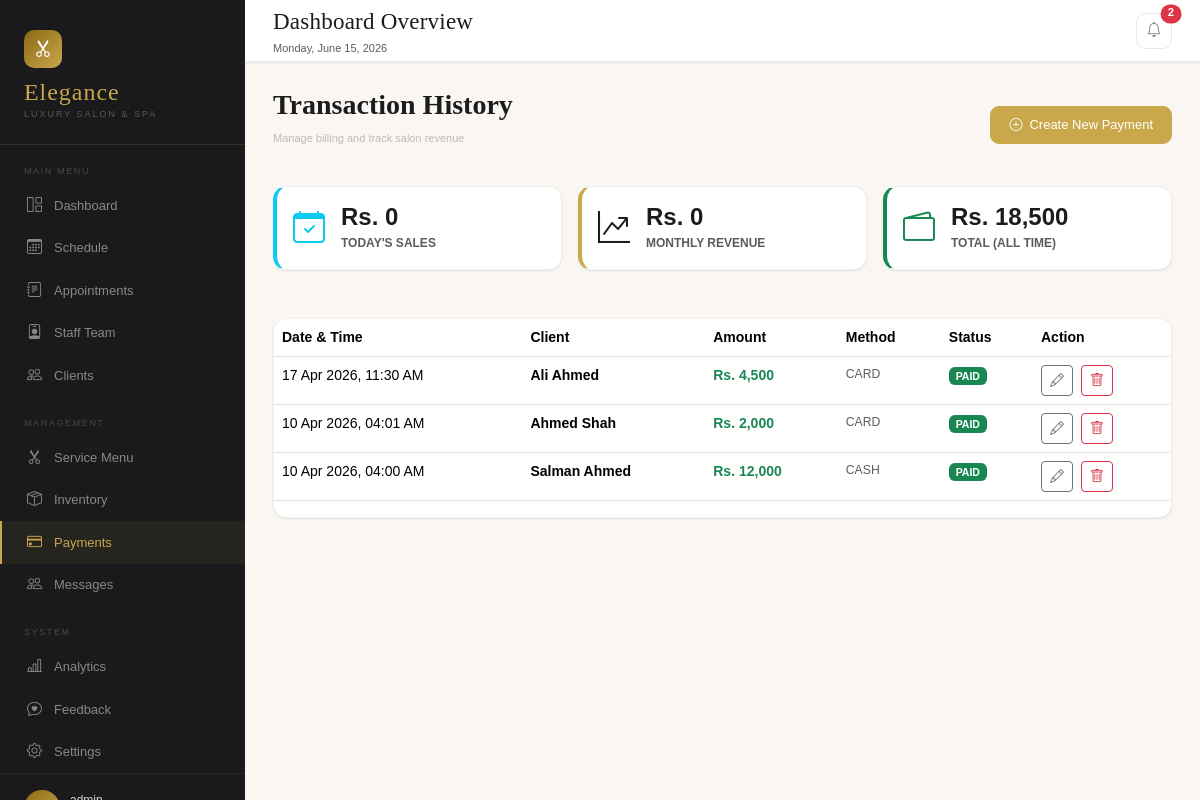
/dashboard/payments.php (signed in), run on the app's committed database.
### tables this page shows
CREATE TABLE `payments` (
  `id` int(11) NOT NULL,
  `appointment_id` int(11) DEFAULT NULL,
  `client_id` int(11) NOT NULL,
  `amount` decimal(10,2) NOT NULL,
  `method` enum('cash','card','online') DEFAULT 'cash',
  `status` enum('paid','pending','refunded') DEFAULT 'paid',
  `notes` text DEFAULT NULL,
  `created_at` timestamp NOT NULL DEFAULT current_timestamp()
);

CREATE TABLE `users` (
  `id` int(11) NOT NULL,
  `name` varchar(100) NOT NULL,
  `email` varchar(150) NOT NULL,
  `phone` varchar(20) DEFAULT NULL,
  `password` varchar(255) NOT NULL,
  `role` enum('admin','receptionist','stylist','client') DEFAULT 'client',
  `status` enum('active','inactive') DEFAULT 'active',
  `created_at` timestamp NOT NULL DEFAULT current_timestamp(),
  `gender` enum('male','female','other') DEFAULT NULL,
  `dob` date DEFAULT NULL,
  `address` text DEFAULT NULL,
  `bio` text DEFAULT NULL,
  `commission_rate` decimal(5,2) DEFAULT 0.00,
  `work_schedule` text DEFAULT NULL,
  `preferred_stylist_id` int(11) DEFAULT NULL,
  `preferences` text DEFAULT NULL,
  `notes` text DEFAULT NULL
);

### dashboard/payments.php (the view, shortened to what this page needs)
<?php
require_once '../includes/db.php';
$dailyQuery = "SELECT SUM(amount) as total FROM payments WHERE status = 'paid' AND DATE(created_at) = CURDATE()";
$dailyRes = $conn->query($dailyQuery);
$dailyRevenue = $dailyRes->fetch_assoc()['total'] ?? 0;
$monthlyQuery = "SELECT SUM(amount) as total FROM payments WHERE status = 'paid' AND MONTH(created_at) = MONTH(CURDATE()) AND YEAR(created_at) = YEAR(CURDATE())";
$monthlyRes = $conn->query($monthlyQuery);
$monthlyRevenue = $monthlyRes->fetch_assoc()['total'] ?? 0;
$totalQuery = "SELECT SUM(amount) as total FROM payments WHERE status = 'paid'";
$totalRes = $conn->query($totalQuery);
$totalRevenue = $totalRes->fetch_assoc()['total'] ?? 0;
$query = "SELECT p.*, u.name as client_name
          FROM payments p
          JOIN users u ON p.client_id = u.id
          ORDER BY p.created_at DESC";
$result = $conn->query($query);
?>
<!DOCTYPE html>
<html lang="en">
<head>
    <link href="../assets/css/bootstrap.min.css" rel="stylesheet">
    <link href="https://cdn.jsdelivr.net/npm/bootstrap-icons@1.11.0/font/bootstrap-icons.css" rel="stylesheet">
    <link rel="stylesheet" href="../assets/css/dashboard.css">
</head>
<body>
    <?php include('../includes/sidebar.php'); ?>
    <div class="main-area">
        <?php include('../includes/topbar.php'); ?>
        <div class="content-area">
            <div class="row align-items-center mb-4">
                <div class="col-12 d-md-flex justify-content-between align-items-center">
                    <div>
                        <h2 class="panel-title fs-3">Transaction History</h2>
                        <p class="panel-subtitle">Manage billing and track salon revenue</p>
                    </div>
                    <a href="new_payment.php" class="btn-gold mt-3 mt-md-0 text-decoration-none">
                        <i class="bi bi-plus-circle"></i> Create New Payment
                    </a>
                </div>
            </div>
            <div class="row mb-5 g-3">
                <div class="col-md-4">
                    <div class="panel p-3 d-flex align-items-center gap-3" style="border-left: 4px solid #0dcaf0;">
                        <div class="fs-2 text-info"><i class="bi bi-calendar-check"></i></div>
                        <div>
                            <h4 class="m-0 fw-bold">Rs. <?php echo number_format($dailyRevenue); ?></h4>
                            <small class="text-muted text-uppercase fw-bold" style="font-size: 0.75rem;">Today's Sales</small>
                        </div>
                    </div>
                </div>
                <div class="col-md-4">
                    <div class="panel p-3 d-flex align-items-center gap-3" style="border-left: 4px solid var(--gold);">
                        <div class="fs-2 text-gold"><i class="bi bi-graph-up-arrow"></i></div>
                        <div>
                            <h4 class="m-0 fw-bold">Rs. <?php echo number_format($monthlyRevenue); ?></h4>
                            <small class="text-muted text-uppercase fw-bold" style="font-size: 0.75rem;">Monthly Revenue</small>
                        </div>
                    </div>
                </div>
                <div class="col-md-4">
                    <div class="panel p-3 d-flex align-items-center gap-3" style="border-left: 4px solid #198754;">
                        <div class="fs-2 text-success"><i class="bi bi-wallet2"></i></div>
                        <div>
                            <h4 class="m-0 fw-bold">Rs. <?php echo number_format($totalRevenue); ?></h4>
                            <small class="text-muted text-uppercase fw-bold" style="font-size: 0.75rem;">Total (All Time)</small>
                        </div>
                    </div>
                </div>
            </div>
            <div class="panel">
                <div class="table-responsive">
                    <table class="table custom-table">
                        <thead>
                            <tr>
                                <th>Date & Time</th>
                                <th>Client</th>
                                <th>Amount</th>
                                <th>Method</th>
                                <th>Status</th>
                                <th>Action</th>
                            </tr>
                        </thead>
                        <tbody>
                            <?php if($result->num_rows > 0): ?>
                                <?php while($row = $result->fetch_assoc()):
                                    $paymentData = htmlspecialchars(json_encode($row), ENT_QUOTES, 'UTF-8');
                                ?>
                                <tr>
                                    <td><?php echo date('d M Y, h:i A', strtotime($row['created_at'])); ?></td>
                                    <td class="fw-bold"><?php echo htmlspecialchars($row['client_name']); ?></td>
                                    <td class="text-success fw-bold">Rs. <?php echo number_format($row['amount']); ?></td>
                                    <td class="text-uppercase small text-muted"><?php echo $row['method']; ?></td>
                                    <td>
                                        <span class="badge <?php echo ($row['status'] == 'paid') ? 'bg-success' : 'bg-warning'; ?>">
                                            <?php echo strtoupper($row['status']); ?>
                                        </span>
                                    </td>
                                    <td>
                                        <div class="d-flex gap-2">
                                            <button class="btn btn-sm btn-outline-secondary edit-payment-btn" data-item='<?php echo $paymentData; ?>'>
                                                <i class="bi bi-pencil"></i>
                                            </button>
                                            <a href="payment_proc.php?delete_id=<?php echo $row['id']; ?>" class="btn btn-sm btn-outline-danger" onclick="return confirm('Delete this transaction?')">
                                                <i class="bi bi-trash"></i>
                                            </a>
                                        </div>
                                    </td>
                                </tr>
                                <?php endwhile; ?>
                            <?php else: ?>
                                <tr><td colspan="6" class="text-center py-5 text-muted">No transactions found.</td></tr>
                            <?php endif; ?>
                        </tbody>
                    </table>
                </div>
            </div>
        </div>
    </div>
</body>
</html>

### assets/css/dashboard.css (style rules this page uses)
:root { --gold: #c9a84c; --gold-light: #e8d4a0; --gold-dark: #8b6914; --cream: #faf7f2; --blush: #f2e8e4; --rose: #c48b8b; --charcoal: #1c1c1e; --sidebar-bg: #1a1a1c; --sidebar-width: 245px; --font-display: "Cormorant Garamond", serif; --font-body: "DM Sans", sans-serif; --panel-radius: 14px; --shadow-sm: 0 1px 3px rgba(0, 0, 0, 0.06), 0 1px 2px rgba(0, 0, 0, 0.04); }
* { margin: 0; padding: 0; box-sizing: border-box; }
body { font-family: var(--font-body); background: var(--cream); color: var(--charcoal); display: flex; height: 100vh; overflow: hidden; font-size: 14px; line-height: 1.5; }
.panel { background: white; border-radius: var(--panel-radius); border: 1px solid rgba(0, 0, 0, 0.055); overflow: hidden; box-shadow: var(--shadow-sm); }
.panel-title { font-family: var(--font-display); font-size: 18px; color: var(--charcoal); font-weight: 600; }
.panel-subtitle { font-size: 11px; color: #bbb; margin-top: 1px; }
.btn-gold { background: var(--gold); border: 1px solid var(--gold); color: white; border-radius: 9px; padding: 8px 18px; font-size: 13px; font-weight: 500; cursor: pointer; display: flex; align-items: center; gap: 7px; font-family: var(--font-body); transition: all 0.15s; white-space: nowrap; }
.main-area { flex: 1; display: flex; flex-direction: column; overflow: hidden; min-width: 0; }
.content-area { flex: 1; overflow-y: auto; padding: 26px 28px 40px; }

### data on the page
payments: created_at "17 Apr 2026, 11:30 AM", client.name "Ali Ahmed", amount "4,500", method "CARD", status "PAID"
payments: created_at "10 Apr 2026, 04:01 AM", client.name "Ahmed Shah", amount "2,000", method "CARD", status "PAID"
payments: created_at "10 Apr 2026, 04:00 AM", client.name "Salman Ahmed", amount "12,000", method "CASH", status "PAID"

### other printed values
$notif_count "2"
$dailyRevenue "0"
$monthlyRevenue "0"
$totalRevenue "18,500"
